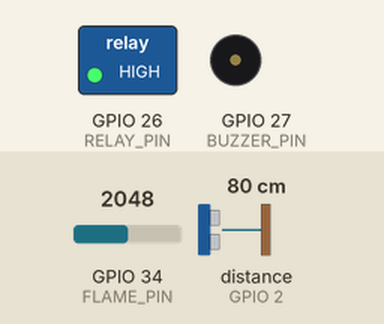
Recording of a sketch running on a simulated ESP32. Parts: switched loads named in the sketch (green lamp = pin HIGH), buzzer (waves = sounding, pin HIGH). Wiring (inferred from the names in the program): ultrasonic range finder: trigger GPIO 4; echo GPIO 2. Inputs (shaded band) come from the test bench; at power-on: distance to the obstacle (sensor on GPIO 2) 80 cm, GPIO 34 (FLAME_PIN) = 2048. The echo pulse lasts 58.3 µs per cm; WiFi joins after 1.5 s; servers stay silent unless stated; pins used as bus, display or sensor lines are not drawn; what the sketch prints to the serial monitor is not drawn.

Above: at 2.7 s.
2.8 s: distance to the obstacle (sensor on GPIO 2) set to 34 cm
4.3 s: distance to the obstacle (sensor on GPIO 2) set to 27 cm
At 5.3 s:
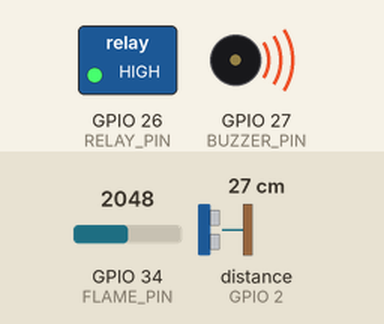
5.8 s: GPIO 34 (FLAME_PIN) set to 1063
7.3 s: GPIO 34 (FLAME_PIN) set to 930
At 7.8 s:
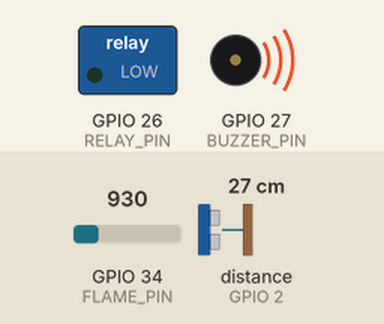
8.8 s: GPIO 34 (FLAME_PIN) set to 1040
At 10.0 s:
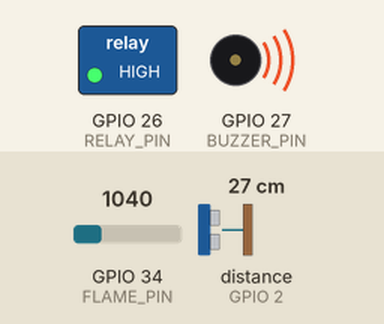
10.3 s: GPIO 34 (FLAME_PIN) set to 960
At 11.4 s:
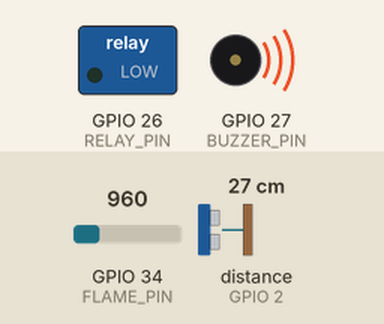
Timing chart, 0 to 12.8 s (numbered marks = the images above; inputs shaded):
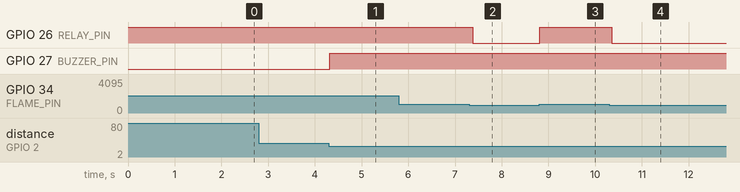

The sketch:

Accident_Detection_Using_Flame_ultra_sonic.ino
```cpp
#include <WiFi.h>
#include <WebServer.h>

// =======================
// WiFi Details
// =======================
const char* ssid = "homeiot";
const char* password = "homeiot123";

// =======================
// Pin Connections
// =======================
#define TRIG_PIN     4
#define ECHO_PIN     2

#define FLAME_PIN    34   // Use DO pin of flame sensor if digital, or AO if analog
#define RELAY_PIN    26
#define BUZZER_PIN   27

// =======================
// Settings
// =======================
#define OBJECT_DISTANCE_CM 30   // If object is closer than 20 cm, buzzer ON
#define FLAME_THRESHOLD    1000 // For analog flame sensor, adjust after testing

// Relay type
// Most relay modules are ACTIVE LOW
#define RELAY_ON   LOW
#define RELAY_OFF  HIGH

WebServer server(80);

bool objectDetected = false;
bool fireDetected = false;
bool relayState = false;
bool manualRelay = false;

// =======================
// Ultrasonic Distance
// =======================
long getDistanceCM() {
  digitalWrite(TRIG_PIN, LOW);
  delayMicroseconds(2);

  digitalWrite(TRIG_PIN, HIGH);
  delayMicroseconds(10);
  digitalWrite(TRIG_PIN, LOW);

  long duration = pulseIn(ECHO_PIN, HIGH, 30000);

  if (duration == 0) {
    return 999;
  }

  long distance = duration * 0.034 / 2;
  return distance;
}

// =======================
// Sensor Reading
// =======================
void readSensors() {
  long distance = getDistanceCM();

  if (distance <= OBJECT_DISTANCE_CM) {
    objectDetected = true;
    Serial.print("distance : ");
    Serial.println(distance);
  } else {
    objectDetected = false;
  }

  int flameValue = analogRead(FLAME_PIN);

  // Many flame sensors give LOW value when flame is detected
  if (flameValue < FLAME_THRESHOLD) {
    fireDetected = true;
  } else {
    fireDetected = false;
  }

  // Buzzer logic
  if (objectDetected || fireDetected) {
    digitalWrite(BUZZER_PIN, HIGH);
  } else {
    digitalWrite(BUZZER_PIN, LOW);
  }

  // Relay logic
  // Fire detected = relay ON
  // Manual web relay can also turn relay ON
  if (fireDetected || manualRelay) {
    relayState = true;
    digitalWrite(RELAY_PIN, RELAY_ON);
  } else {
    relayState = false;
    digitalWrite(RELAY_PIN, RELAY_OFF);
  }
}

// =======================
// Webpage
// =======================
String webpage() {
  String html = R"rawliteral(
<!DOCTYPE html>
<html>
<head>
  <title>ESP32 Accident Detection System</title>
  <meta name="viewport" content="width=device-width, initial-scale=1">

  <style>
    body {
      font-family: Arial, sans-serif;
      background: #f2f2f2;
      text-align: center;
      margin: 0;
      padding: 20px;
    }

    .container {
      max-width: 450px;
      margin: auto;
      background: white;
      padding: 20px;
      border-radius: 15px;
      box-shadow: 0 0 15px rgba(0,0,0,0.2);
    }

    h1 {
      color: #222;
      font-size: 24px;
    }

    .card {
      background: #eeeeee;
      margin: 15px 0;
      padding: 15px;
      border-radius: 10px;
      font-size: 20px;
    }

    .safe {
      color: green;
      font-weight: bold;
    }

    .danger {
      color: red;
      font-weight: bold;
    }

    button {
      padding: 12px 25px;
      margin: 10px;
      border: none;
      border-radius: 8px;
      font-size: 18px;
      cursor: pointer;
      color: white;
    }

    .on {
      background: green;
    }

    .off {
      background: red;
    }
  </style>
</head>

<body>
  <div class="container">
    <h1>ESP32 Accident Detection System</h1>

    <div class="card">
      Object Status: <span id="object">Loading...</span>
    </div>

    <div class="card">
      Fire Status: <span id="fire">Loading...</span>
    </div>

    <div class="card">
      Relay Status: <span id="relay">Loading...</span>
    </div>

    <button class="on" onclick="relayOn()">Relay ON</button>
    <button class="off" onclick="relayOff()">Relay OFF</button>
  </div>

  <script>
    function updateData() {
      fetch('/data')
        .then(response => response.json())
        .then(data => {
          document.getElementById("object").innerHTML =
            data.object ? "<span class='danger'>OBJECT DETECTED</span>" : "<span class='safe'>SAFE</span>";

          document.getElementById("fire").innerHTML =
            data.fire ? "<span class='danger'>FIRE DETECTED</span>" : "<span class='safe'>NO FIRE</span>";

          document.getElementById("relay").innerHTML =
            data.relay ? "<span class='danger'>ON</span>" : "<span class='safe'>OFF</span>";
        });
    }

    function relayOn() {
      fetch('/relay/on');
    }

    function relayOff() {
      fetch('/relay/off');
    }

    setInterval(updateData, 1000);
    updateData();
  </script>
</body>
</html>
)rawliteral";

  return html;
}

// =======================
// Server Routes
// =======================
void handleRoot() {
  server.send(200, "text/html", webpage());
}

void handleData() {
  String json = "{";
  json += "\"object\":" + String(objectDetected ? "true" : "false") + ",";
  json += "\"fire\":" + String(fireDetected ? "true" : "false") + ",";
  json += "\"relay\":" + String(relayState ? "true" : "false");
  json += "}";

  server.send(200, "application/json", json);
}

void handleRelayOn() {
  manualRelay = true;
  server.send(200, "text/plain", "Relay ON");
}

void handleRelayOff() {
  manualRelay = false;
  server.send(200, "text/plain", "Relay OFF");
}

// =======================
// Setup
// =======================
void setup() {
  Serial.begin(115200);

  pinMode(TRIG_PIN, OUTPUT);
  pinMode(ECHO_PIN, INPUT);

  pinMode(FLAME_PIN, INPUT);
  pinMode(RELAY_PIN, OUTPUT);
  pinMode(BUZZER_PIN, OUTPUT);

  digitalWrite(RELAY_PIN, RELAY_OFF);
  digitalWrite(BUZZER_PIN, LOW);

  WiFi.begin(ssid, password);

  Serial.println("Connecting to WiFi...");

  while (WiFi.status() != WL_CONNECTED) {
    delay(500);
    Serial.print(".");
  }

  Serial.println("");
  Serial.println("WiFi Connected!");
  Serial.print("ESP32 IP Address: ");
  Serial.println(WiFi.localIP());

  server.on("/", handleRoot);
  server.on("/data", handleData);
  server.on("/relay/on", handleRelayOn);
  server.on("/relay/off", handleRelayOff);

  server.begin();
  Serial.println("Web Server Started");
}

// =======================
// Loop
// =======================
void loop() {
  readSensors();
  server.handleClient();

  delay(100);
}
```

Measured:
- the behaviour switches between 32 and 31 cm on distance to the obstacle (sensor on GPIO 2) (found by bisection; images 0 and 1)
- the behaviour switches between 1000 and 999 on GPIO 34 (FLAME_PIN) (found by bisection; images 1 and 2)
- after the input at 2.8 s, every drawn part: stays the same
- after the input at 4.3 s, GPIO 27 (BUZZER_PIN): LOW → HIGH at once
- after the input at 5.8 s, every drawn part: stays the same
- after the input at 7.3 s, GPIO 26 (RELAY_PIN): HIGH → LOW after 0.08 s
- after the input at 8.8 s, GPIO 26 (RELAY_PIN): LOW → HIGH at once
- after the input at 10.3 s, GPIO 26 (RELAY_PIN): HIGH → LOW after 0.05 s
